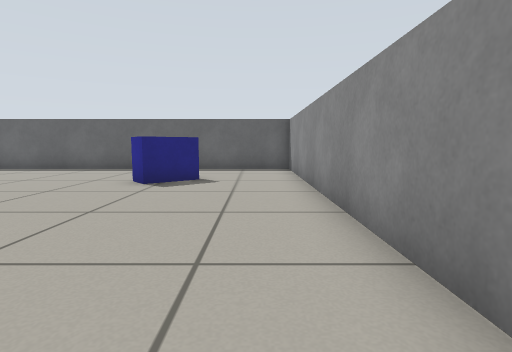
view 1 (above)

17 first-person views from a walk through a robot-simulator world made for Gazebo. The camera is 0.51 m above the floor, tilts 6° down and sees 80° across. The floor is counted in squares, 0.5 m on a side. Each view is taken from the middle of a square. On the plan, view 1 faces up. The plan holds only what a view shows up to about 12 squares ahead; the rest is blank.

view 2
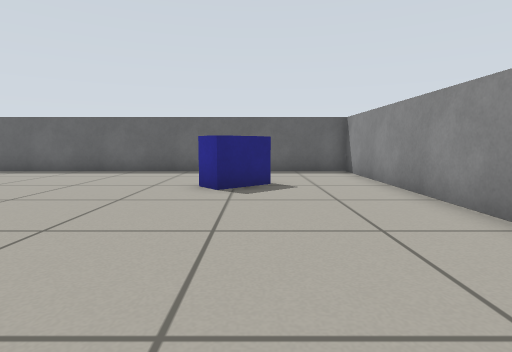

view 3
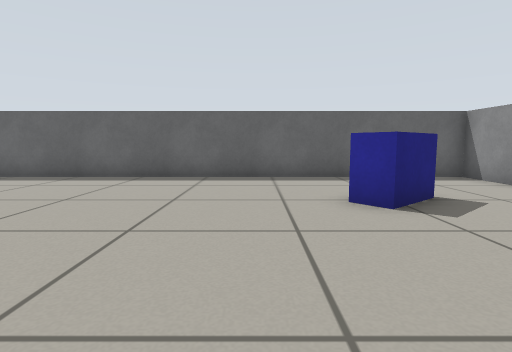

view 4
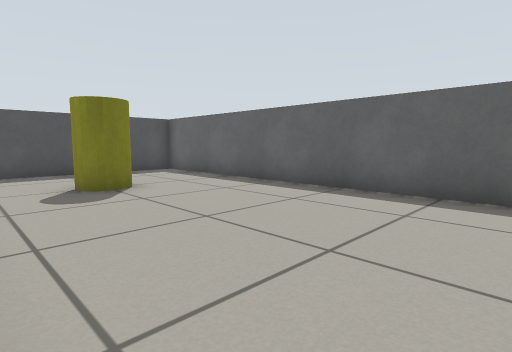

view 5
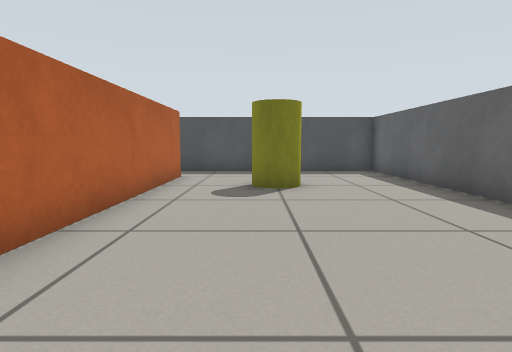

view 6
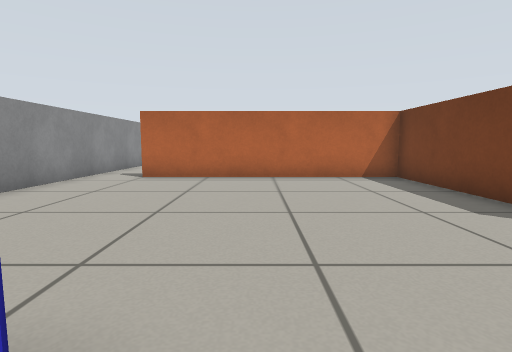

view 7
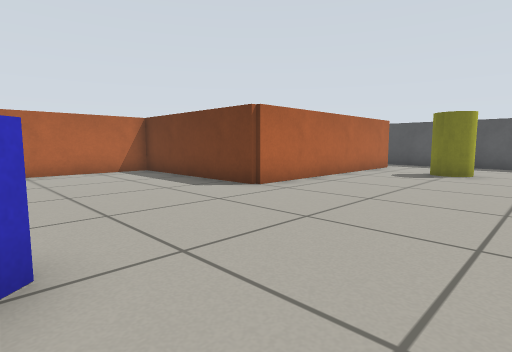

view 8
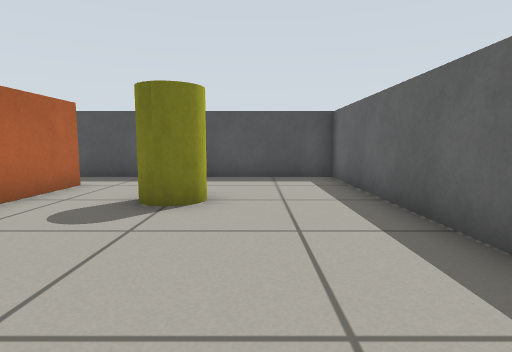

view 9
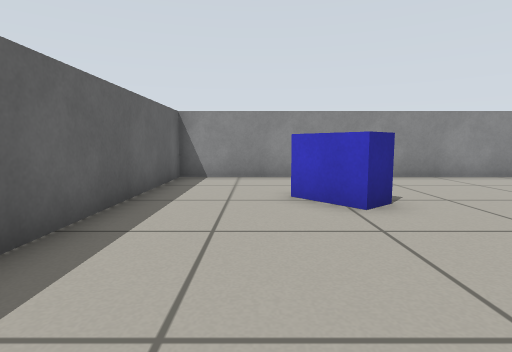

view 10
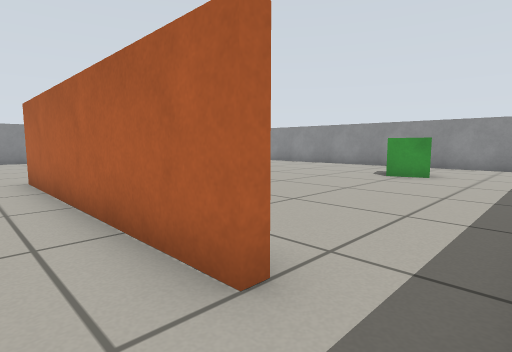

view 11
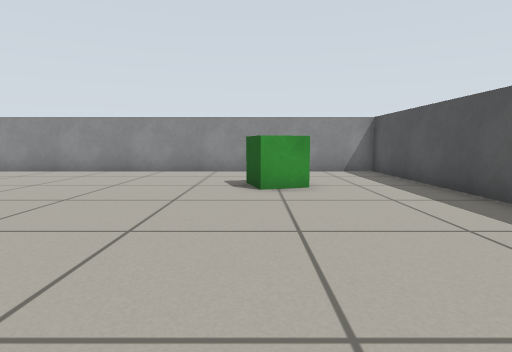

view 12
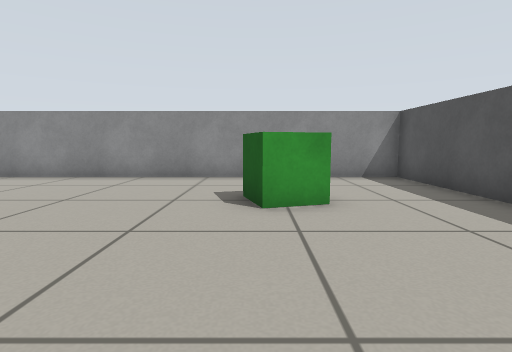

view 13
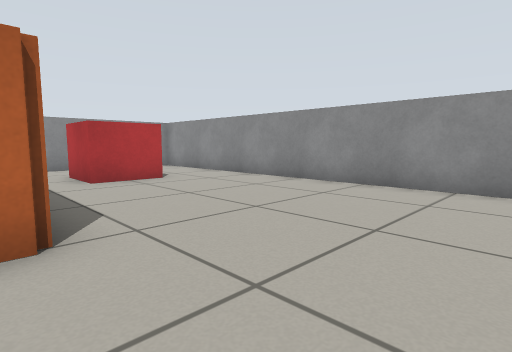

view 14
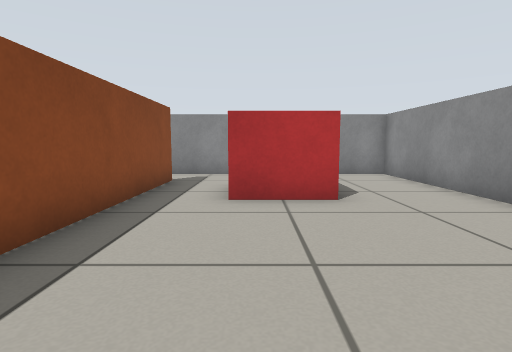

view 15
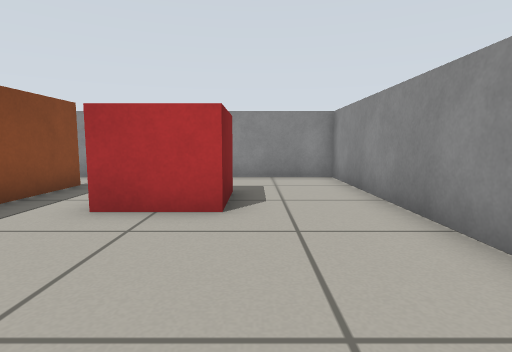

view 16
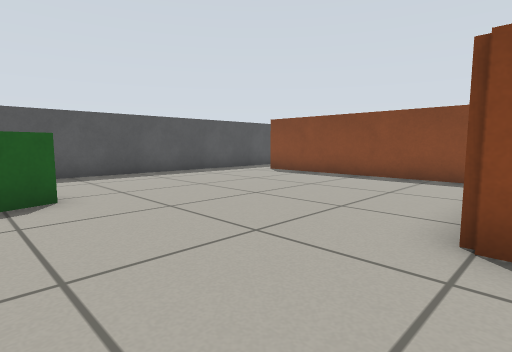

view 17
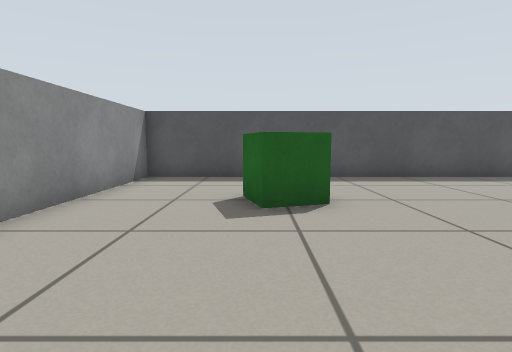

### Floor plan
Points are (right, up) in squares from view 1. A wall is a line through its corners. A room is listed if a view was taken in it or the views show most of it. See-through windows are left out.
Room 1 (views 1, 2, 3, 4, 5, 6, 7, 8, 9, 10)
walls: (-16.5, 5.2) (-16.5, 5.7) (-8.4, 5.7) (-8.4, -0.3) (-0.5, -0.3); (1.4, -0.5) (1.4, 12.4) (-18.4, 12.4) (-18.4, 5.5)
ways out: opening at (-17.5, 5) to room 2; opening at (0.5, -1) to room 2
objects: yellow cylinder (-15, 8) to (-14, 9); blue box (-3, 8) to (-2, 9)
Room 2 (views 11, 12, 13, 14, 15, 16, 17)
walls: (-8.1, -0.7) (-8.7, -0.7) (-8.7, -0.3); (-9.6, 5.4) (-15.9, 5.4); (-0.5, -0.7) (-6.4, -0.7); (-18.4, 5.5) (-18.4, -7.4) (1.4, -7.4) (1.4, -0.5)
ways out: opening at (-17.5, 5) to room 1; opening at (0.5, -1) to room 1
objects: green box (-15, -4) to (-14, -3); red box (-3, -4) to (-2, -3)

Positions as (right, up) in squares from view 1, and headings:
1: (0, 0), facing up
2: (-2, 1), facing up
3: (-5, 3), facing up
4: (-7, 6), facing up-left
5: (-7, 8), facing left
6: (-4, 9), facing down
7: (-3, 11), facing down-left
8: (-9, 10), facing left
9: (-8, 10), facing right
10: (-18, 7), facing down-right
11: (-14, 4), facing down
12: (-14, 2), facing down
13: (-12, 0), facing down-right
14: (-9, -3), facing right
15: (-8, -5), facing right
16: (-8, -4), facing up-left
17: (-9, -4), facing left
